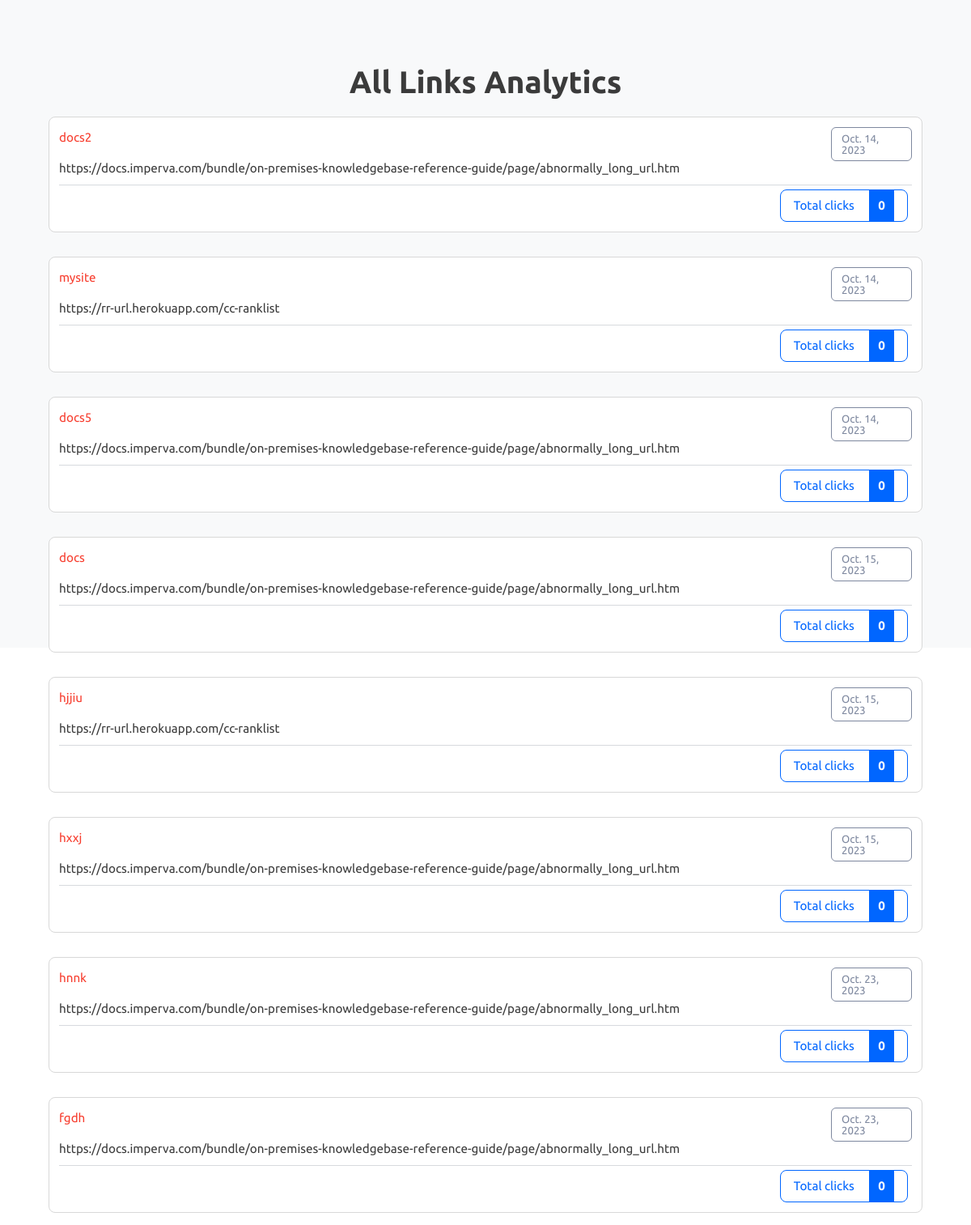
Page /all-analytics on the committed database.
### myapp/models.py (models this page shows)
class LOngTOShort(models.Model):
    long_url=models.URLField(max_length=500)
    short_url=models.CharField(max_length=50,unique=True)
    date=models.DateField(auto_now_add=True)
    clicks=models.IntegerField(default=0)

### myapp/views.py (the view)
# urls.py: path('all-analytics',views.all_analytics),
def all_analytics(request):
   rows=LOngTOShort.objects.all()
   context ={
      "rows": rows
   }
   return render(request,"all-analytics.html",context)

### myapp/templates/all-analytics.html (shortened to what this page needs)
{% load static %}
<!DOCTYPE html>
<html lang="en" class="">
<head>
	<link rel="stylesheet" href="{% static 'bootstrap.min.css' %}" type="text/css" media="screen">
	<link rel="stylesheet" href="{% static 'style.css' %}" type="text/css" media="screen">
</head>
<body class="pace-done lout_stats30">
	<main id="content" role="main" class="wyniki wyniki_all">
		<div class="container">
			<br class="row">
				<div class="col-12 page_log_in mt-0">
					<h2 class="h1" style="text-align: center;">All Links Analytics</h2>
				</div>
                {% for obj in rows %}
				<div class="url_options url_stats_o" id="1">
					<p class="data_link">{{ obj.date }}</p>
					<p class="url_link">
						{{ obj.long_url }}
					</p>
					<p id="link" class="link_element">
						<a href="/analytics/cc-ranklist" class="short_url_l" target="blank">
							{{ obj.short_url }}</a>
					</p>
					<div class="stats_total btn-cutt click_stats btn_norm">
						<div>Total clicks <strong class="allClicks">0</strong></div>
					</div>
				</div>
               {% endfor %}
			</div>
	</main>
</body>
</html>

### rows in the picture
LOngTOShort: date "Oct. 14, 2023", long_url "https://docs.imperva.com/bundle/on-premises-knowledgebase-reference-guide/page/abnormally_long_url.htm", short_url "docs2"
LOngTOShort: date "Oct. 14, 2023", long_url "https://rr-url.herokuapp.com/cc-ranklist", short_url "mysite"
LOngTOShort: date "Oct. 14, 2023", long_url "https://docs.imperva.com/bundle/on-premises-knowledgebase-reference-guide/page/abnormally_long_url.htm", short_url "docs5"
LOngTOShort: date "Oct. 15, 2023", long_url "https://docs.imperva.com/bundle/on-premises-knowledgebase-reference-guide/page/abnormally_long_url.htm", short_url "docs"
LOngTOShort: date "Oct. 15, 2023", long_url "https://rr-url.herokuapp.com/cc-ranklist", short_url "hjjiu"
LOngTOShort: date "Oct. 15, 2023", long_url "https://docs.imperva.com/bundle/on-premises-knowledgebase-reference-guide/page/abnormally_long_url.htm", short_url "hxxj"
LOngTOShort: date "Oct. 23, 2023", long_url "https://docs.imperva.com/bundle/on-premises-knowledgebase-reference-guide/page/abnormally_long_url.htm", short_url "hnnk"
LOngTOShort: date "Oct. 23, 2023", long_url "https://docs.imperva.com/bundle/on-premises-knowledgebase-reference-guide/page/abnormally_long_url.htm", short_url "fgdh"
